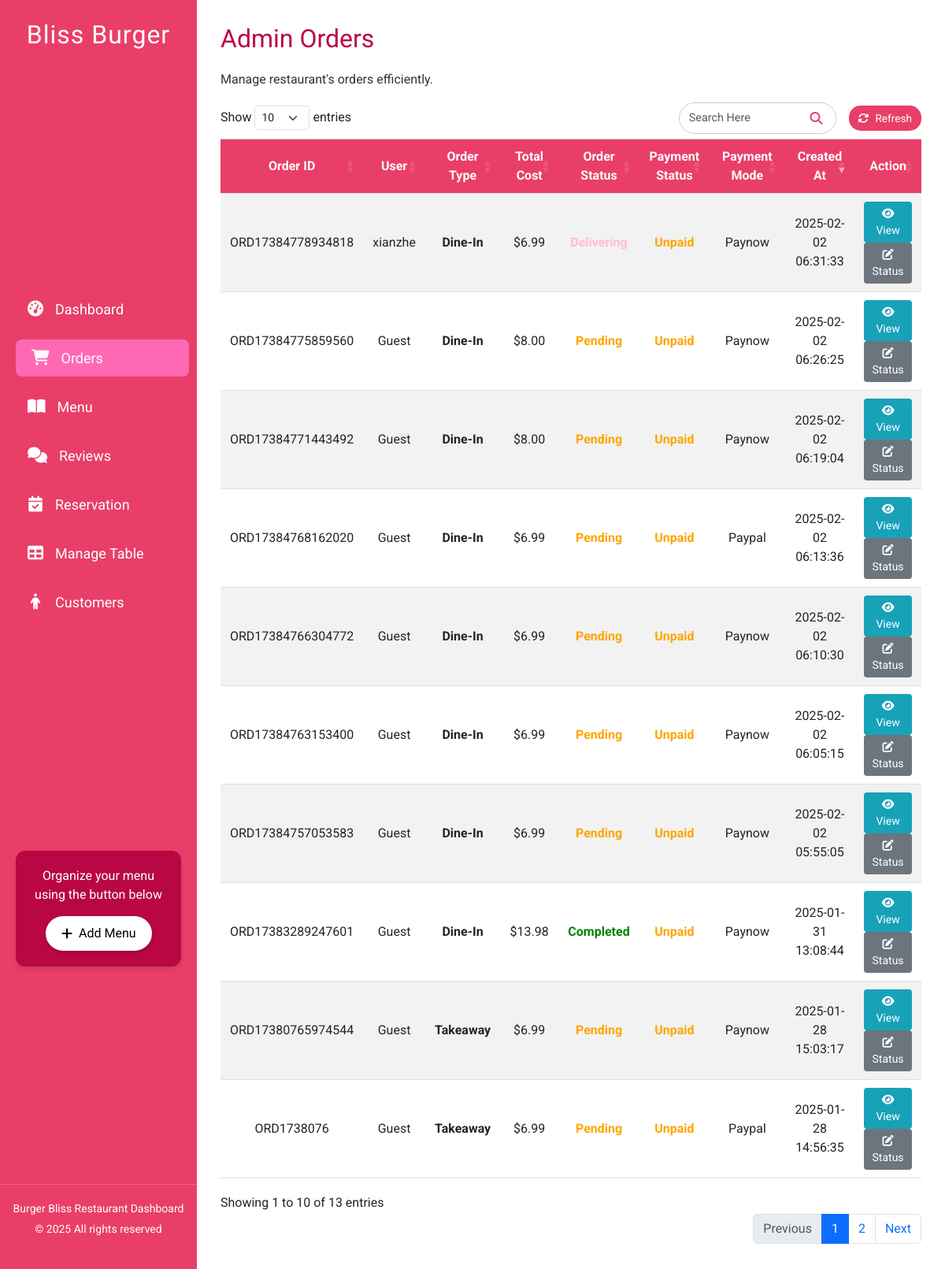
Page /php_admin/admin_orders.php on the committed database.
### tables this page shows
CREATE TABLE `orders` (
  `id` int(11) NOT NULL,
  `order_id` varchar(25) DEFAULT NULL,
  `user_id` int(11) DEFAULT NULL,
  `payment_method` varchar(50) DEFAULT NULL,
  `order_type` enum('dine_in','takeaway') NOT NULL,
  `table_number` varchar(10) DEFAULT NULL,
  `address` varchar(255) DEFAULT NULL,
  `total_price` decimal(10,2) DEFAULT NULL,
  `created_at` timestamp NOT NULL DEFAULT current_timestamp(),
  `order_status` varchar(50) DEFAULT 'Pending',
  `payment_status` varchar(50) DEFAULT 'Unpaid'
);

CREATE TABLE `users` (
  `id` int(11) NOT NULL,
  `username` varchar(50) NOT NULL,
  `email` varchar(100) NOT NULL,
  `phone` int(12) DEFAULT NULL,
  `pass` varchar(255) NOT NULL,
  `points` int(11) NOT NULL,
  `created_at` datetime DEFAULT current_timestamp(),
  `profile_picture` varchar(255) NOT NULL
);

### php_admin/admin_orders.php (the view, shortened to what this page needs)
<?php
include 'db_connection.php';
$sql = "SELECT orders.*, users.username FROM orders LEFT JOIN users ON orders.user_id = users.id ORDER BY orders.created_at DESC";
$result = $conn->query($sql);
?>
<!DOCTYPE html>
<html lang="en">
<head>
    <link rel="stylesheet" href="https://cdnjs.cloudflare.com/ajax/libs/font-awesome/6.4.0/css/all.min.css"/>
    <link rel="stylesheet" href="../css/admin_orders.css">
    <link href="https://cdn.jsdelivr.net/npm/bootstrap@5.3.0/dist/css/bootstrap.min.css" rel="stylesheet">
    <link rel="stylesheet" href="https://cdn.datatables.net/1.13.5/css/dataTables.bootstrap5.min.css">
</head>
<body>
    <?php include "admin_navbar.php"?>
    <div class="main-content container-fluid">
        <h2>Admin Orders</h2>
        <p>Manage restaurant's orders efficiently.</p>
        <table id="ordersTable" class="order-table table table-striped table-bordered">
            <thead>
                <tr>
                    <th>Order ID</th>
                    <th>User</th>
                    <th>Order Type</th>
                    <th>Total Cost</th>
                    <th>Order Status</th>
                    <th>Payment Status</th>
                    <th>Payment Mode</th>
                    <th>Created At</th>
                    <th>Action</th>
                </tr>
            </thead>
            <tbody>
                <?php if ($result->num_rows > 0): ?>
                    <?php while($order = $result->fetch_assoc()): ?>
                        <tr>
                            <td><?php echo htmlspecialchars($order['order_id'] ?? ''); ?></td>
                            <td>
                                <?php
                                    echo !empty($order['username']) ? htmlspecialchars($order['username']) : 'Guest';
                                ?>
                            </td>
                            <td class="order-type"><?php echo ($order['order_type'] === 'takeaway') ? 'Takeaway' : 'Dine-In'; ?></td>
                            <td>$<?php echo number_format($order['total_price'] ?? 0, 2); ?></td>
                            <td>
                                <span class="<?php
                                    switch($order['order_status']) {
                                        case 'Pending':
                                            echo 'status-pending';
                                            break;
                                        case 'Delivering':
                                            echo 'status-delivering';
                                            break;
                                        case 'Completed':
                                            echo 'status-completed';
                                            break;
                                    }
                                ?>">
                                    <?php echo htmlspecialchars($order['order_status'] ?? ''); ?>
                                </span>
                            </td>
                            <td>
                                <span class="<?php
                                    switch($order['payment_status']) {
                                        case 'Paid':
                                            echo 'status-completed';
                                            break;
                                        case 'Unpaid':
                                            echo 'status-pending';
                                            break;
                                    }
                                ?>">
                                    <?php echo htmlspecialchars($order['payment_status'] ?? ''); ?>
                                </span>
                            </td>
                            <td><?php echo htmlspecialchars(ucfirst($order['payment_method'] ?? '')); ?></td>
                            <td><?php echo htmlspecialchars($order['created_at'] ?? ''); ?></td>
                            <td>
                            <a href="admin_order_details.php?order_id=<?php echo $order['id']; ?>" class="btn btn-view btn-sm">
                                <i class="fas fa-eye"></i> View
                            </a>
                                <button class="btn btn-status btn-sm change-status" data-order-id="<?php echo $order['id']; ?>">
                                    <i class="fas fa-edit"></i> Status
                                </button>
                            </td>
                        </tr>
                    <?php endwhile; ?>
                <?php else: ?>
                    <tr>
                        <td colspan="9" class="text-center">No orders found.</td>
                    </tr>
                <?php endif; ?>
            </tbody>
        </table>
    </div>
</body>
</html>

### css/admin_orders.css (style rules this page uses)
body { font-family: 'Roboto', sans-serif; background-color: #f8f9fa; }
.main-content { padding: 20px; }
h2 { font-family: 'Lobster', cursive; margin-bottom: 20px; color: #333333; }
.status-pending { color: orange; font-weight: bold; }
.status-delivering { color: pink; font-weight: bold; }
.status-completed { color: green; font-weight: bold; }
.order-type { font-weight: bold; color: #555555; }
.btn-view { background-color: #17a2b8 !important; color: #ffffff !important; }
.btn-status { background-color: #6c757d !important; color: #ffffff !important; }
.order-table th, .order-table td { border-left: none !important; border-right: none !important; padding: 10px 12px !important; text-align: center !important; vertical-align: middle !important; }
.order-table th { background-color: #e93e68 !important; color: white !important; }

### css/admin_navbar.css (style rules this page uses)
* { margin: 0; padding: 0; box-sizing: border-box; }
:root { --sidebar-bg: #e93e68; --sidebar-hover: #ff69b4; --button-bg: #ffffff; --button-hover: #ff1493; --font-primary: 'Roboto', sans-serif; --font-secondary: 'Lobster', cursive; --text-color: #ffffff; --accent-color: #b90743; --transition-speed: 0.3s; --box-shadow: 0 4px 6px rgba(0, 0, 0, 0.1); }
body { font-family: var(--font-primary); display: flex; min-height: 100vh; background-color: #f5f5f5; animation: fadeIn 1s ease-in-out; }
.main-content { flex: 1; padding: 30px; background-color: #ffffff; box-shadow: -2px 0 5px rgba(0,0,0,0.1); transition: margin-left var(--transition-speed); animation: mainContentFadeIn 1s ease-in-out; }
.main-content h2 { font-family: var(--font-secondary); color: var(--accent-color); margin-bottom: 20px; opacity: 0; transform: translateY(-20px); animation: fadeInUp 0.5s forwards; animation-delay: 1.4s; }
.main-content p { font-size: 16px; color: #333333; line-height: 1.6; opacity: 0; transform: translateY(20px); animation: fadeInUp 0.5s forwards; animation-delay: 1.5s; }

### rows in the picture
orders: order "ORD17384778934818", user.username "xianzhe", order_type "Dine-In", total_price "6.99", order_status "Delivering", payment_status "Unpaid", payment_method "Paynow", created_at "2025-02-02 06:31:33"
orders: order "ORD17384775859560", shows "Guest", order_type "Dine-In", total_price "8.00", order_status "Pending", payment_status "Unpaid", payment_method "Paynow", created_at "2025-02-02 06:26:25"
orders: order "ORD17384771443492", shows "Guest", order_type "Dine-In", total_price "8.00", order_status "Pending", payment_status "Unpaid", payment_method "Paynow", created_at "2025-02-02 06:19:04"
orders: order "ORD17384768162020", shows "Guest", order_type "Dine-In", total_price "6.99", order_status "Pending", payment_status "Unpaid", payment_method "Paypal", created_at "2025-02-02 06:13:36"
orders: order "ORD17384766304772", shows "Guest", order_type "Dine-In", total_price "6.99", order_status "Pending", payment_status "Unpaid", payment_method "Paynow", created_at "2025-02-02 06:10:30"
orders: order "ORD17384763153400", shows "Guest", order_type "Dine-In", total_price "6.99", order_status "Pending", payment_status "Unpaid", payment_method "Paynow", created_at "2025-02-02 06:05:15"
orders: order "ORD17384757053583", shows "Guest", order_type "Dine-In", total_price "6.99", order_status "Pending", payment_status "Unpaid", payment_method "Paynow", created_at "2025-02-02 05:55:05"
orders: order "ORD17383289247601", shows "Guest", order_type "Dine-In", total_price "13.98", order_status "Completed", payment_status "Unpaid", payment_method "Paynow", created_at "2025-01-31 13:08:44"
orders: order "ORD17380765974544", shows "Guest", order_type "Takeaway", total_price "6.99", order_status "Pending", payment_status "Unpaid", payment_method "Paynow", created_at "2025-01-28 15:03:17"
orders: order "ORD1738076", shows "Guest", order_type "Takeaway", total_price "6.99", order_status "Pending", payment_status "Unpaid", payment_method "Paypal", created_at "2025-01-28 14:56:35"
